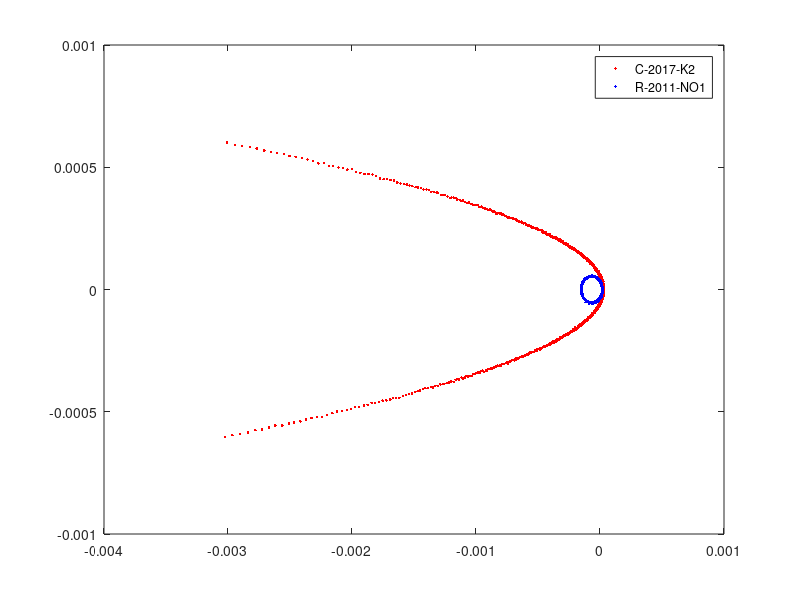

MATLAB code to generate this figure: (Note: this script raises an error after producing the figure.)
clear all
clc

%% 
load('C-2017-K2.mat')
[row1,col1]=size(xy);
figure (1)
xlabel('x position')
ylabel('y position')
plot(xy(:,1),xy(:,2),'r.','DisplayName','C-2017-K2')
hold on;
load('P-2011-NO1.mat')
[row2,col2]=size(xy);
plot(xy(:,1),xy(:,2),'b.','DisplayName','R-2011-NO1')
legend
hold off;
%% C-2017-K2
load('C-2017-K2.mat')
Y1=-ones(row1,1);
X1=zeros(row1,5);
for i=1:1:row1
    X1(i,1)=xy(i,1)^2;
    X1(i,2)=xy(i,1)*xy(i,2);
    X1(i,3)=xy(i,2)^2;
    X1(i,4)=xy(i,1);
    X1(i,5)=xy(i,2);
end
theta1=inv(transpose(X1)*X1)*transpose(X1)*Y1;
e1=eccentricity(theta1(1),theta1(2),theta1(3),theta1(4),theta1(5),1);
syms x y
fimplicit(theta1(1)*x^2+theta1(2)*x*y+theta1(3)*y^2+theta1(4)*x+theta1(5)*y+1==0,[-4e-3 1e-3 -7e-4 7e-4])
title('C-2017-K2')
hold on;
plot(xy(:,1),xy(:,2),'rx')
legend('Least square solution', 'Experimental data')
hold off;
%% P-2011-NO1
load('P-2011-NO1.mat')
[row2,col2]=size(xy);
Y2=-ones(row2,1);
X2=zeros(row2,5);
for i=1:1:row2
    X2(i,1)=xy(i,1)^2;
    X2(i,2)=xy(i,1)*xy(i,2);
    X2(i,3)=xy(i,2)^2;
    X2(i,4)=xy(i,1);
    X2(i,5)=xy(i,2);
end
theta2=inv(transpose(X2)*X2)*transpose(X2)*Y2;
e2=eccentricity(theta2(1),theta2(2),theta2(3),theta2(4),theta2(5),1);
syms x y
fimplicit(theta2(1)*x^2+theta2(2)*x*y+theta2(3)*y^2+theta2(4)*x+theta2(5)*y+1==0,[-16e-5 4e-5 -6e-5 6e-5])
title('P-2011-NO1')
hold on;
plot(xy(:,1),xy(:,2),'rx','DisplayName','R-2011-NO1')
legend('Least square solution','Experimental data')
hold off;